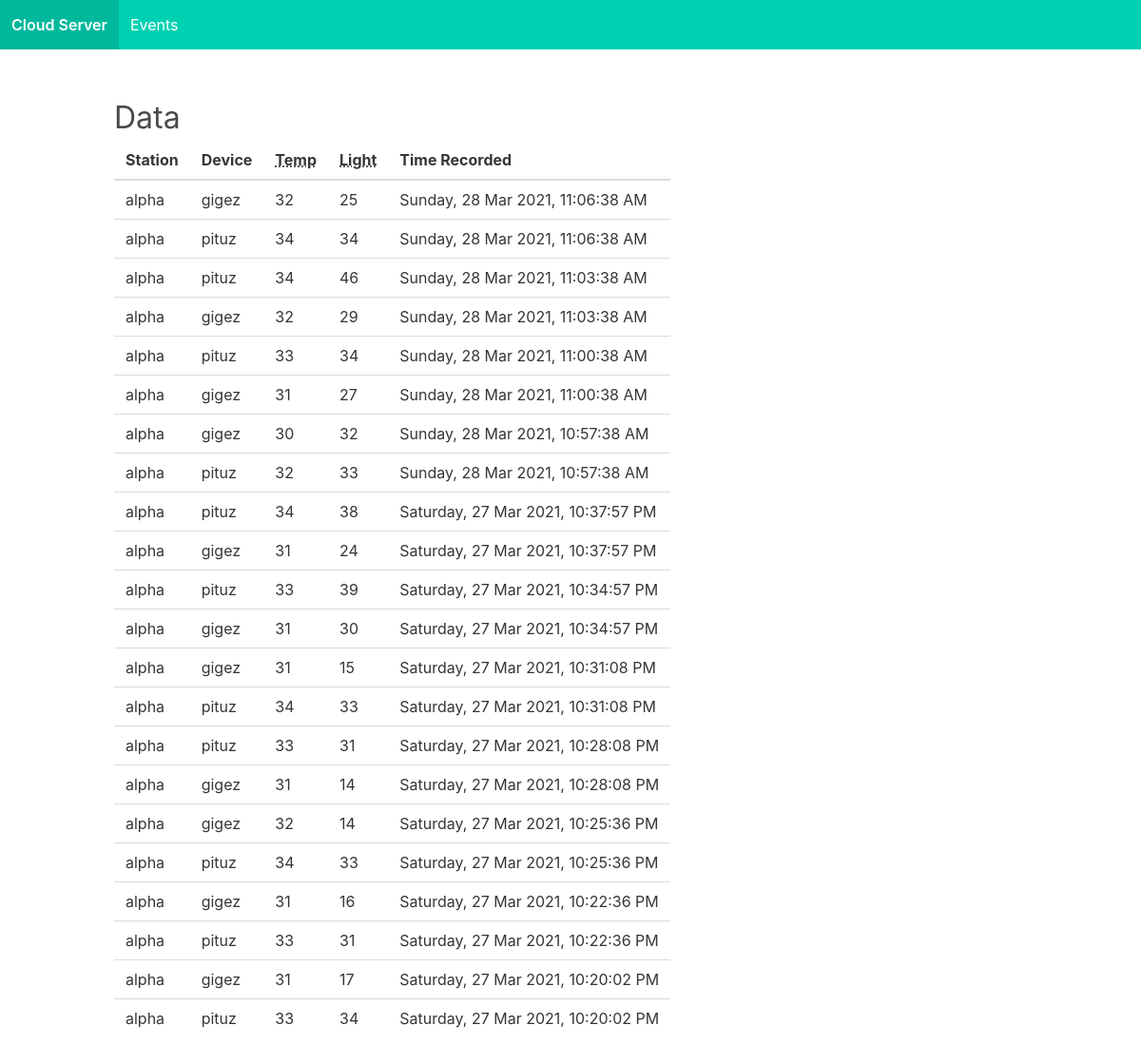
The app's page /, older data.
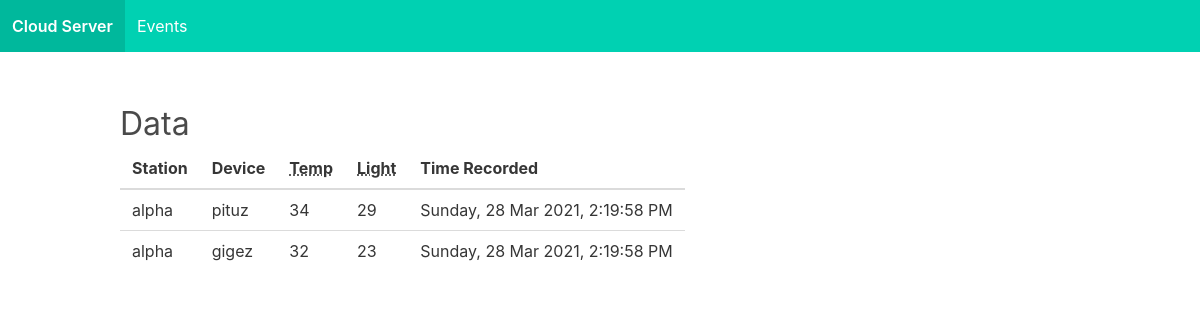
The same page, newer data.
### tables this page shows
CREATE TABLE cloud (
  station TEXT NOT NULL,
  device TEXT NOT NULL,
  temp INTEGER NOT NULL,
  light_level INTEGER NOT NULL,
  time_recorded TIMESTAMP DEFAULT (datetime('now','localtime')) NOT NULL
);

### cloud_server/cloud.py (the view)
@cloud.route("/")
def index():
    data = query_db("SELECT * FROM cloud ORDER BY time_recorded DESC")
    return render_template("index.html", data=data)

### edge_server/db.py (called while the page is built)
def get_db():
    if 'db' not in g:
        g.db = sqlite3.connect(
            current_app.config['DATABASE'],
            detect_types=sqlite3.PARSE_DECLTYPES|sqlite3.PARSE_COLNAMES
        )
        g.db.row_factory = sqlite3.Row
    return g.db

def query_db(query, args=(), one=False):
    cur = get_db().execute(query, args)
    rv = cur.fetchall()
    cur.close()
    return (rv[0] if rv else None) if one else rv

### cloud_server/templates/index.html
{% extends "base.html" %}
{% block content %}
<h3 class="is-size-3">Data</h3>
<table class="table">
  <thead>
    <tr>
      <th>Station</th>
      <th>Device</th>
      <th><abbr title="Temperature">Temp</abbr></th>
      <th><abbr title="Light level">Light</abbr></th>
      <th>Time Recorded</th>
    </tr>
  </thead>
  {% for row in data %}
  <tr>
    <td>{{row['station']}}</td>
    <td>{{row['device']}}</td>
    <td>{{row['temp']}}</td>
    <td>{{row['light_level']}}</td>
    <td>{{row['time_recorded'].strftime("%A, %d %b %Y, %-I:%M:%S %p")}}</td>
  </tr>
  {% endfor %}
</table>
{% endblock %}

Row changes from the older to the newer data that the page shows:
removed cloud: station "alpha", device "gigez", temp "32", light_level "25", time_recorded "Sunday, 28 Mar 2021, 11:06:38 AM"
removed cloud: station "alpha", device "pituz", temp "34", light_level "34", time_recorded "Sunday, 28 Mar 2021, 11:06:38 AM"
removed cloud: station "alpha", device "pituz", temp "34", light_level "46", time_recorded "Sunday, 28 Mar 2021, 11:03:38 AM"
removed cloud: station "alpha", device "gigez", temp "32", light_level "29", time_recorded "Sunday, 28 Mar 2021, 11:03:38 AM"
removed cloud: station "alpha", device "pituz", temp "33", light_level "34", time_recorded "Sunday, 28 Mar 2021, 11:00:38 AM"
removed cloud: station "alpha", device "gigez", temp "31", light_level "27", time_recorded "Sunday, 28 Mar 2021, 11:00:38 AM"
removed cloud: station "alpha", device "gigez", temp "30", light_level "32", time_recorded "Sunday, 28 Mar 2021, 10:57:38 AM"
removed cloud: station "alpha", device "pituz", temp "32", light_level "33", time_recorded "Sunday, 28 Mar 2021, 10:57:38 AM"
removed cloud: station "alpha", device "pituz", temp "34", light_level "38", time_recorded "Saturday, 27 Mar 2021, 10:37:57 PM"
removed cloud: station "alpha", device "gigez", temp "31", light_level "24", time_recorded "Saturday, 27 Mar 2021, 10:37:57 PM"
removed cloud: station "alpha", device "pituz", temp "33", light_level "39", time_recorded "Saturday, 27 Mar 2021, 10:34:57 PM"
removed cloud: station "alpha", device "gigez", temp "31", light_level "30", time_recorded "Saturday, 27 Mar 2021, 10:34:57 PM"
removed cloud: station "alpha", device "gigez", temp "31", light_level "15", time_recorded "Saturday, 27 Mar 2021, 10:31:08 PM"
removed cloud: station "alpha", device "pituz", temp "34", light_level "33", time_recorded "Saturday, 27 Mar 2021, 10:31:08 PM"
removed cloud: station "alpha", device "pituz", temp "33", light_level "31", time_recorded "Saturday, 27 Mar 2021, 10:28:08 PM"
removed cloud: station "alpha", device "gigez", temp "31", light_level "14", time_recorded "Saturday, 27 Mar 2021, 10:28:08 PM"
removed cloud: station "alpha", device "gigez", temp "32", light_level "14", time_recorded "Saturday, 27 Mar 2021, 10:25:36 PM"
removed cloud: station "alpha", device "pituz", temp "34", light_level "33", time_recorded "Saturday, 27 Mar 2021, 10:25:36 PM"
removed cloud: station "alpha", device "gigez", temp "31", light_level "16", time_recorded "Saturday, 27 Mar 2021, 10:22:36 PM"
removed cloud: station "alpha", device "pituz", temp "33", light_level "31", time_recorded "Saturday, 27 Mar 2021, 10:22:36 PM"
removed cloud: station "alpha", device "gigez", temp "31", light_level "17", time_recorded "Saturday, 27 Mar 2021, 10:20:02 PM"
removed cloud: station "alpha", device "pituz", temp "33", light_level "34", time_recorded "Saturday, 27 Mar 2021, 10:20:02 PM"
added cloud: station "alpha", device "pituz", temp "34", light_level "29", time_recorded "Sunday, 28 Mar 2021, 2:19:58 PM"
added cloud: station "alpha", device "gigez", temp "32", light_level "23", time_recorded "Sunday, 28 Mar 2021, 2:19:58 PM"
